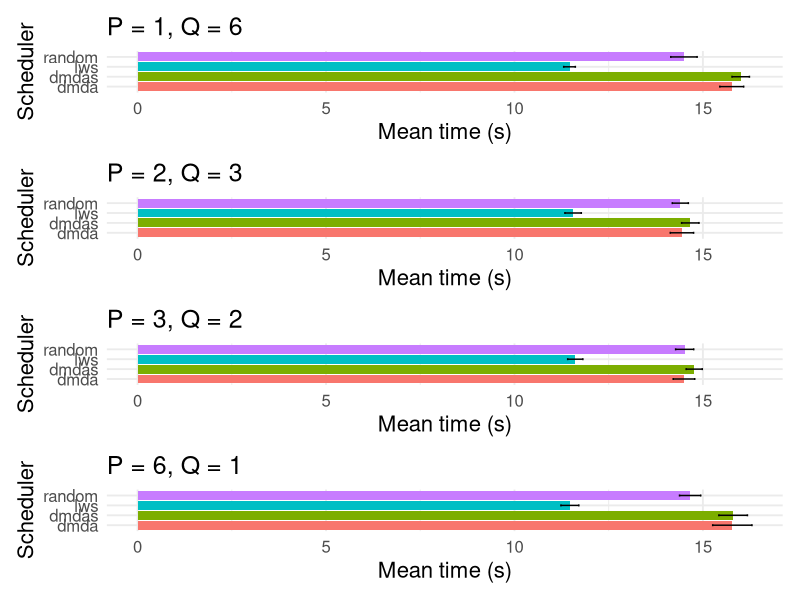

Write the R code that produced this figure.
library(ggplot2)
library(dplyr)
library(readr)
library(patchwork)

# Leitura do CSV
df <- read_delim("./data/times-SchedPQ.csv", delim = ";")

# Agrupar por P, Q e scheduler, calculando a média e o desvio padrão do tempo
df_summary <- df %>%
  group_by(P, Q, scheduler) %>%
  summarise(
    mean_time = mean(time),
    sd_time = sd(time),
    .groups = "drop"
  )

# Calcular o limite superior máximo para o eixo (para manter o eixo igual)
y_max <- max(df_summary$mean_time + df_summary$sd_time)

# Criar um gráfico para cada combinação de P e Q
plots <- df_summary %>%
  split(.$P * 1000 + .$Q) %>%
  lapply(function(subdf) {
    pq_label <- paste0("P = ", subdf$P[1], ", Q = ", subdf$Q[1])
    ggplot(subdf, aes(x = scheduler, y = mean_time, fill = scheduler)) +
      geom_col(show.legend = FALSE) +
      geom_errorbar(
        aes(ymin = mean_time - sd_time, ymax = mean_time + sd_time),
        width = 0.2
      ) +
      coord_flip() +
      scale_y_continuous(limits = c(0, y_max)) +  # garantir o mesmo eixo
      labs(
        title = pq_label,
        y = "Mean time (s)",
        x = "Scheduler"
      ) +
      theme_minimal(base_size = 14) +
      theme(
        plot.title = element_text(size = 18),
        axis.title.x = element_text(size = 16),
        axis.title.y = element_text(size = 16),
        axis.text = element_text(size = 12)
      )
  })

# Juntar os gráficos (em 1 coluna)
final_plot <- wrap_plots(plots, ncol = 1)

# Salvar como imagem
ggsave("fig5.png", final_plot, width = 16, height = 4 * ceiling(length(plots)/2), dpi = 300)

